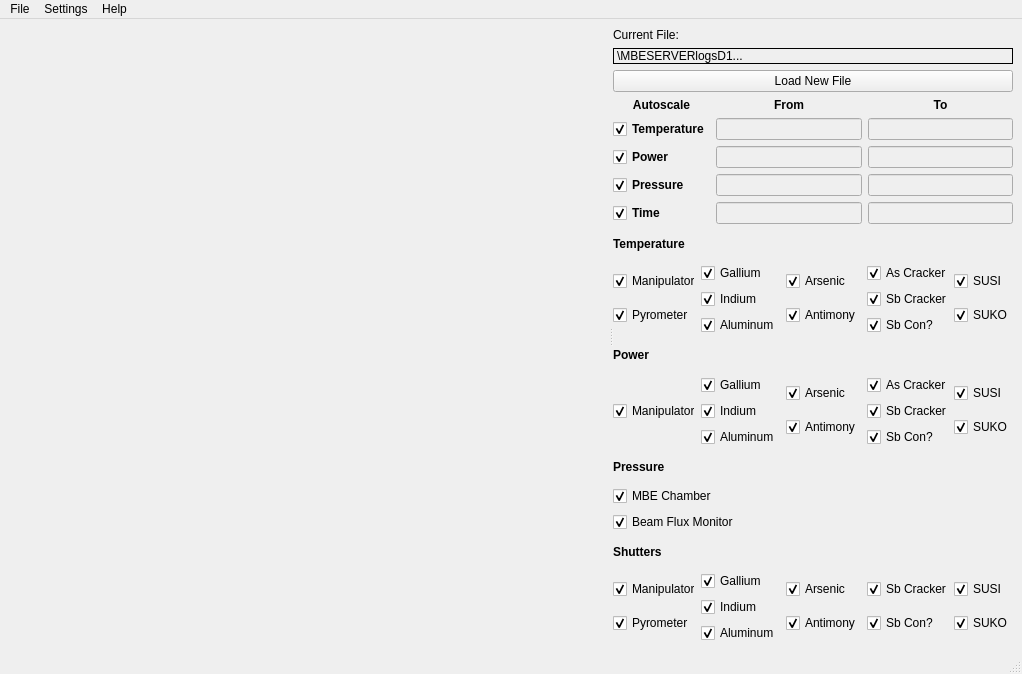
<?xml version="1.0" encoding="UTF-8"?>
<ui version="4.0">
 <class>MBELogFileViewer</class>
 <widget class="QMainWindow" name="MBELogFileViewer">
  <property name="geometry">
   <rect>
    <x>0</x>
    <y>0</y>
    <width>983</width>
    <height>674</height>
   </rect>
  </property>
  <property name="windowTitle">
   <string>Log File Viewer</string>
  </property>
  <widget class="QWidget" name="centralwidget">
   <layout class="QHBoxLayout" name="horizontalLayout">
    <item>
     <widget class="QSplitter" name="splitter">
      <property name="sizePolicy">
       <sizepolicy hsizetype="Expanding" vsizetype="Preferred">
        <horstretch>0</horstretch>
        <verstretch>0</verstretch>
       </sizepolicy>
      </property>
      <property name="minimumSize">
       <size>
        <width>0</width>
        <height>0</height>
       </size>
      </property>
      <property name="orientation">
       <enum>Qt::Horizontal</enum>
      </property>
      <widget class="QWidget" name="layoutWidget">
       <layout class="QVBoxLayout" name="verticalLayout1">
        <item>
         <widget class="MatplotlibWidget" name="mplwidget">
          <property name="sizePolicy">
           <sizepolicy hsizetype="Preferred" vsizetype="Expanding">
            <horstretch>0</horstretch>
            <verstretch>0</verstretch>
           </sizepolicy>
          </property>
          <property name="minimumSize">
           <size>
            <width>600</width>
            <height>0</height>
           </size>
          </property>
         </widget>
        </item>
       </layout>
      </widget>
      <widget class="QWidget" name="widget" native="true">
       <property name="sizePolicy">
        <sizepolicy hsizetype="Fixed" vsizetype="Preferred">
         <horstretch>0</horstretch>
         <verstretch>0</verstretch>
        </sizepolicy>
       </property>
       <property name="maximumSize">
        <size>
         <width>400</width>
         <height>16777215</height>
        </size>
       </property>
       <layout class="QVBoxLayout" name="verticalLayout_3">
        <property name="sizeConstraint">
         <enum>QLayout::SetDefaultConstraint</enum>
        </property>
        <item>
         <layout class="QVBoxLayout" name="verticalLayout_4">
          <item>
           <widget class="QLabel" name="lbCurrentFile">
            <property name="maximumSize">
             <size>
              <width>16777215</width>
              <height>16777215</height>
             </size>
            </property>
            <property name="text">
             <string>Current File:</string>
            </property>
           </widget>
          </item>
          <item>
           <widget class="QLabel" name="lbFileName">
            <property name="frameShape">
             <enum>QFrame::Box</enum>
            </property>
            <property name="text">
             <string>\MBESERVERlogsD1...</string>
            </property>
           </widget>
          </item>
          <item>
           <widget class="QPushButton" name="pbLoad">
            <property name="text">
             <string>Load New File</string>
            </property>
           </widget>
          </item>
          <item>
           <layout class="QGridLayout" name="gridLayout">
            <item row="0" column="1">
             <widget class="QLabel" name="lbFrom">
              <property name="font">
               <font>
                <weight>75</weight>
                <bold>true</bold>
               </font>
              </property>
              <property name="text">
               <string>From</string>
              </property>
              <property name="alignment">
               <set>Qt::AlignCenter</set>
              </property>
             </widget>
            </item>
            <item row="0" column="2">
             <widget class="QLabel" name="lbTo">
              <property name="font">
               <font>
                <weight>75</weight>
                <bold>true</bold>
               </font>
              </property>
              <property name="text">
               <string>To</string>
              </property>
              <property name="alignment">
               <set>Qt::AlignCenter</set>
              </property>
             </widget>
            </item>
            <item row="2" column="0">
             <widget class="QCheckBox" name="cbPower">
              <property name="font">
               <font>
                <weight>75</weight>
                <bold>true</bold>
               </font>
              </property>
              <property name="text">
               <string>Power</string>
              </property>
              <property name="checked">
               <bool>true</bool>
              </property>
             </widget>
            </item>
            <item row="1" column="0">
             <widget class="QCheckBox" name="cbTemperature">
              <property name="font">
               <font>
                <weight>75</weight>
                <bold>true</bold>
               </font>
              </property>
              <property name="text">
               <string>Temperature</string>
              </property>
              <property name="checked">
               <bool>true</bool>
              </property>
             </widget>
            </item>
            <item row="1" column="2">
             <widget class="QLineEdit" name="leTempTo">
              <property name="enabled">
               <bool>false</bool>
              </property>
              <property name="text">
               <string/>
              </property>
             </widget>
            </item>
            <item row="1" column="1">
             <widget class="QLineEdit" name="leTempFrom">
              <property name="enabled">
               <bool>false</bool>
              </property>
              <property name="text">
               <string/>
              </property>
             </widget>
            </item>
            <item row="3" column="1">
             <widget class="QLineEdit" name="lePressFrom">
              <property name="enabled">
               <bool>false</bool>
              </property>
             </widget>
            </item>
            <item row="3" column="0">
             <widget class="QCheckBox" name="cbPressure">
              <property name="font">
               <font>
                <weight>75</weight>
                <bold>true</bold>
               </font>
              </property>
              <property name="text">
               <string>Pressure</string>
              </property>
              <property name="checked">
               <bool>true</bool>
              </property>
             </widget>
            </item>
            <item row="2" column="1">
             <widget class="QLineEdit" name="lePowerFrom">
              <property name="enabled">
               <bool>false</bool>
              </property>
              <property name="text">
               <string/>
              </property>
             </widget>
            </item>
            <item row="2" column="2">
             <widget class="QLineEdit" name="lePowerTo">
              <property name="enabled">
               <bool>false</bool>
              </property>
              <property name="text">
               <string/>
              </property>
             </widget>
            </item>
            <item row="4" column="0">
             <widget class="QCheckBox" name="cbTime">
              <property name="font">
               <font>
                <weight>75</weight>
                <bold>true</bold>
               </font>
              </property>
              <property name="text">
               <string>Time</string>
              </property>
              <property name="checked">
               <bool>true</bool>
              </property>
             </widget>
            </item>
            <item row="4" column="1">
             <widget class="QLineEdit" name="leTimeFrom">
              <property name="enabled">
               <bool>false</bool>
              </property>
             </widget>
            </item>
            <item row="3" column="2">
             <widget class="QLineEdit" name="lePressTo">
              <property name="enabled">
               <bool>false</bool>
              </property>
             </widget>
            </item>
            <item row="4" column="2">
             <widget class="QLineEdit" name="leTimeTo">
              <property name="enabled">
               <bool>false</bool>
              </property>
             </widget>
            </item>
            <item row="0" column="0">
             <widget class="QLabel" name="lbAutoscale">
              <property name="font">
               <font>
                <weight>75</weight>
                <bold>true</bold>
               </font>
              </property>
              <property name="text">
               <string>Autoscale</string>
              </property>
              <property name="alignment">
               <set>Qt::AlignCenter</set>
              </property>
             </widget>
            </item>
           </layout>
          </item>
         </layout>
        </item>
        <item>
         <widget class="QLabel" name="lbTemperature">
          <property name="font">
           <font>
            <weight>75</weight>
            <bold>true</bold>
           </font>
          </property>
          <property name="text">
           <string>Temperature</string>
          </property>
         </widget>
        </item>
        <item>
         <layout class="QHBoxLayout" name="horizontalLayout_2">
          <item>
           <layout class="QVBoxLayout" name="verticalLayout_5">
            <item>
             <widget class="QCheckBox" name="cbManipTemp">
              <property name="text">
               <string>Manipulator</string>
              </property>
              <property name="checked">
               <bool>true</bool>
              </property>
             </widget>
            </item>
            <item>
             <widget class="QCheckBox" name="cbPyroTemp">
              <property name="text">
               <string>Pyrometer</string>
              </property>
              <property name="checked">
               <bool>true</bool>
              </property>
             </widget>
            </item>
           </layout>
          </item>
          <item>
           <layout class="QVBoxLayout" name="verticalLayout_2">
            <item>
             <widget class="QCheckBox" name="cbGaTemp">
              <property name="text">
               <string>Gallium</string>
              </property>
              <property name="checked">
               <bool>true</bool>
              </property>
             </widget>
            </item>
            <item>
             <widget class="QCheckBox" name="cbInTemp">
              <property name="text">
               <string>Indium</string>
              </property>
              <property name="checked">
               <bool>true</bool>
              </property>
             </widget>
            </item>
            <item>
             <widget class="QCheckBox" name="cbAlTemp">
              <property name="text">
               <string>Aluminum</string>
              </property>
              <property name="checked">
               <bool>true</bool>
              </property>
             </widget>
            </item>
           </layout>
          </item>
          <item>
           <layout class="QVBoxLayout" name="verticalLayout_6">
            <item>
             <widget class="QCheckBox" name="cbAsTemp">
              <property name="text">
               <string>Arsenic</string>
              </property>
              <property name="checked">
               <bool>true</bool>
              </property>
             </widget>
            </item>
            <item>
             <widget class="QCheckBox" name="cbSbTemp">
              <property name="text">
               <string>Antimony</string>
              </property>
              <property name="checked">
               <bool>true</bool>
              </property>
             </widget>
            </item>
           </layout>
          </item>
          <item>
           <layout class="QVBoxLayout" name="verticalLayout_7">
            <item>
             <widget class="QCheckBox" name="cbAsCrackTemp">
              <property name="text">
               <string>As Cracker</string>
              </property>
              <property name="checked">
               <bool>true</bool>
              </property>
             </widget>
            </item>
            <item>
             <widget class="QCheckBox" name="cbSbCrackTemp">
              <property name="text">
               <string>Sb Cracker</string>
              </property>
              <property name="checked">
               <bool>true</bool>
              </property>
             </widget>
            </item>
            <item>
             <widget class="QCheckBox" name="cbSbConTemp">
              <property name="text">
               <string>Sb Con?</string>
              </property>
              <property name="checked">
               <bool>true</bool>
              </property>
             </widget>
            </item>
           </layout>
          </item>
          <item>
           <layout class="QVBoxLayout" name="verticalLayout_8">
            <item>
             <widget class="QCheckBox" name="cbSUSITemp">
              <property name="text">
               <string>SUSI</string>
              </property>
              <property name="checked">
               <bool>true</bool>
              </property>
             </widget>
            </item>
            <item>
             <widget class="QCheckBox" name="cbSUKOTemp">
              <property name="text">
               <string>SUKO</string>
              </property>
              <property name="checked">
               <bool>true</bool>
              </property>
             </widget>
            </item>
           </layout>
          </item>
         </layout>
        </item>
        <item>
         <widget class="QLabel" name="lbPower">
          <property name="font">
           <font>
            <weight>75</weight>
            <bold>true</bold>
           </font>
          </property>
          <property name="text">
           <string>Power</string>
          </property>
         </widget>
        </item>
        <item>
         <layout class="QHBoxLayout" name="horizontalLayout_6">
          <item>
           <layout class="QVBoxLayout" name="verticalLayout_9">
            <item>
             <widget class="QCheckBox" name="cbManipPower">
              <property name="text">
               <string>Manipulator</string>
              </property>
              <property name="checked">
               <bool>true</bool>
              </property>
             </widget>
            </item>
           </layout>
          </item>
          <item>
           <layout class="QVBoxLayout" name="verticalLayout_10">
            <item>
             <widget class="QCheckBox" name="cbGaPower">
              <property name="text">
               <string>Gallium</string>
              </property>
              <property name="checked">
               <bool>true</bool>
              </property>
             </widget>
            </item>
            <item>
             <widget class="QCheckBox" name="cbInPower">
              <property name="text">
               <string>Indium</string>
              </property>
              <property name="checked">
               <bool>true</bool>
              </property>
             </widget>
            </item>
            <item>
             <widget class="QCheckBox" name="cbAlPower">
              <property name="text">
               <string>Aluminum</string>
              </property>
              <property name="checked">
               <bool>true</bool>
              </property>
             </widget>
            </item>
           </layout>
          </item>
          <item>
           <layout class="QVBoxLayout" name="verticalLayout_11">
            <item>
             <widget class="QCheckBox" name="cbAsPower">
              <property name="text">
               <string>Arsenic</string>
              </property>
              <property name="checked">
               <bool>true</bool>
              </property>
             </widget>
            </item>
            <item>
             <widget class="QCheckBox" name="cbSbPower">
              <property name="text">
               <string>Antimony</string>
              </property>
              <property name="checked">
               <bool>true</bool>
              </property>
             </widget>
            </item>
           </layout>
          </item>
          <item>
           <layout class="QVBoxLayout" name="verticalLayout_12">
            <item>
             <widget class="QCheckBox" name="cbAsCrackPower">
              <property name="text">
               <string>As Cracker</string>
              </property>
              <property name="checked">
               <bool>true</bool>
              </property>
             </widget>
            </item>
            <item>
             <widget class="QCheckBox" name="cbSbCrackPower">
              <property name="text">
               <string>Sb Cracker</string>
              </property>
              <property name="checked">
               <bool>true</bool>
              </property>
             </widget>
            </item>
            <item>
             <widget class="QCheckBox" name="cbSbConPower">
              <property name="text">
               <string>Sb Con?</string>
              </property>
              <property name="checked">
               <bool>true</bool>
              </property>
             </widget>
            </item>
           </layout>
          </item>
          <item>
           <layout class="QVBoxLayout" name="verticalLayout_13">
            <item>
             <widget class="QCheckBox" name="cbSUSIPower">
              <property name="text">
               <string>SUSI</string>
              </property>
              <property name="checked">
               <bool>true</bool>
              </property>
             </widget>
            </item>
            <item>
             <widget class="QCheckBox" name="cbSUKOPower">
              <property name="text">
               <string>SUKO</string>
              </property>
              <property name="checked">
               <bool>true</bool>
              </property>
             </widget>
            </item>
           </layout>
          </item>
         </layout>
        </item>
        <item>
         <widget class="QLabel" name="lbPressure">
          <property name="font">
           <font>
            <weight>75</weight>
            <bold>true</bold>
           </font>
          </property>
          <property name="text">
           <string>Pressure</string>
          </property>
         </widget>
        </item>
        <item>
         <layout class="QHBoxLayout" name="horizontalLayout_4">
          <item>
           <layout class="QVBoxLayout" name="verticalLayout_14">
            <item>
             <widget class="QCheckBox" name="cbMBEPressure">
              <property name="text">
               <string>MBE Chamber</string>
              </property>
              <property name="checked">
               <bool>true</bool>
              </property>
             </widget>
            </item>
            <item>
             <widget class="QCheckBox" name="cbBFMPressure">
              <property name="text">
               <string>Beam Flux Monitor</string>
              </property>
              <property name="checked">
               <bool>true</bool>
              </property>
             </widget>
            </item>
           </layout>
          </item>
         </layout>
        </item>
        <item>
         <widget class="QLabel" name="lbShutters">
          <property name="font">
           <font>
            <weight>75</weight>
            <bold>true</bold>
           </font>
          </property>
          <property name="text">
           <string>Shutters</string>
          </property>
         </widget>
        </item>
        <item>
         <layout class="QHBoxLayout" name="horizontalLayout_8">
          <item>
           <layout class="QVBoxLayout" name="verticalLayout_20">
            <item>
             <widget class="QCheckBox" name="cbManipShutter">
              <property name="text">
               <string>Manipulator</string>
              </property>
              <property name="checked">
               <bool>true</bool>
              </property>
             </widget>
            </item>
            <item>
             <widget class="QCheckBox" name="cbPyroShutter">
              <property name="text">
               <string>Pyrometer</string>
              </property>
              <property name="checked">
               <bool>true</bool>
              </property>
             </widget>
            </item>
           </layout>
          </item>
          <item>
           <layout class="QVBoxLayout" name="verticalLayout_21">
            <item>
             <widget class="QCheckBox" name="cbGaShutter">
              <property name="text">
               <string>Gallium</string>
              </property>
              <property name="checked">
               <bool>true</bool>
              </property>
             </widget>
            </item>
            <item>
             <widget class="QCheckBox" name="cbInShutter">
              <property name="text">
               <string>Indium</string>
              </property>
              <property name="checked">
               <bool>true</bool>
              </property>
             </widget>
            </item>
            <item>
             <widget class="QCheckBox" name="cbAlShutter">
              <property name="text">
               <string>Aluminum</string>
              </property>
              <property name="checked">
               <bool>true</bool>
              </property>
             </widget>
            </item>
           </layout>
          </item>
          <item>
           <layout class="QVBoxLayout" name="verticalLayout_22">
            <item>
             <widget class="QCheckBox" name="cbAsShutter">
              <property name="text">
               <string>Arsenic</string>
              </property>
              <property name="checked">
               <bool>true</bool>
              </property>
             </widget>
            </item>
            <item>
             <widget class="QCheckBox" name="cbSbShutter">
              <property name="text">
               <string>Antimony</string>
              </property>
              <property name="checked">
               <bool>true</bool>
              </property>
             </widget>
            </item>
           </layout>
          </item>
          <item>
           <layout class="QVBoxLayout" name="verticalLayout_23">
            <item>
             <widget class="QCheckBox" name="cbSbCrackShutter">
              <property name="text">
               <string>Sb Cracker</string>
              </property>
              <property name="checked">
               <bool>true</bool>
              </property>
             </widget>
            </item>
            <item>
             <widget class="QCheckBox" name="cbSbConShutter">
              <property name="text">
               <string>Sb Con?</string>
              </property>
              <property name="checked">
               <bool>true</bool>
              </property>
             </widget>
            </item>
           </layout>
          </item>
          <item>
           <layout class="QVBoxLayout" name="verticalLayout_24">
            <item>
             <widget class="QCheckBox" name="cbSUSIShutter">
              <property name="text">
               <string>SUSI</string>
              </property>
              <property name="checked">
               <bool>true</bool>
              </property>
             </widget>
            </item>
            <item>
             <widget class="QCheckBox" name="cbSUKOShutter">
              <property name="text">
               <string>SUKO</string>
              </property>
              <property name="checked">
               <bool>true</bool>
              </property>
             </widget>
            </item>
           </layout>
          </item>
         </layout>
        </item>
       </layout>
      </widget>
     </widget>
    </item>
   </layout>
  </widget>
  <widget class="QMenuBar" name="menubar">
   <property name="geometry">
    <rect>
     <x>0</x>
     <y>0</y>
     <width>983</width>
     <height>21</height>
    </rect>
   </property>
   <widget class="QMenu" name="menuFile">
    <property name="title">
     <string>File</string>
    </property>
    <addaction name="actionLoad"/>
    <addaction name="actionClose"/>
   </widget>
   <widget class="QMenu" name="menuSettings">
    <property name="title">
     <string>Settings</string>
    </property>
   </widget>
   <widget class="QMenu" name="menuHelp">
    <property name="title">
     <string>Help</string>
    </property>
    <addaction name="actionAbout"/>
   </widget>
   <addaction name="menuFile"/>
   <addaction name="menuSettings"/>
   <addaction name="menuHelp"/>
  </widget>
  <widget class="QStatusBar" name="statusbar"/>
  <action name="actionLoad">
   <property name="text">
    <string>Load</string>
   </property>
   <property name="shortcut">
    <string>Ctrl+N</string>
   </property>
  </action>
  <action name="actionClose">
   <property name="text">
    <string>Close</string>
   </property>
   <property name="shortcut">
    <string>Ctrl+X</string>
   </property>
  </action>
  <action name="actionAbout">
   <property name="text">
    <string>About</string>
   </property>
   <property name="shortcut">
    <string>Ctrl+A</string>
   </property>
  </action>
 </widget>
 <customwidgets>
  <customwidget>
   <class>MatplotlibWidget</class>
   <extends>QWidget</extends>
   <header>matplotlibwidget</header>
  </customwidget>
 </customwidgets>
 <tabstops>
  <tabstop>pbLoad</tabstop>
  <tabstop>cbTemperature</tabstop>
  <tabstop>cbPower</tabstop>
  <tabstop>cbPressure</tabstop>
  <tabstop>cbTime</tabstop>
  <tabstop>cbManipTemp</tabstop>
  <tabstop>cbPyroTemp</tabstop>
  <tabstop>cbGaTemp</tabstop>
  <tabstop>cbInTemp</tabstop>
  <tabstop>cbAsCrackTemp</tabstop>
  <tabstop>cbSbConTemp</tabstop>
  <tabstop>cbSbCrackTemp</tabstop>
  <tabstop>cbSbTemp</tabstop>
  <tabstop>cbSUSITemp</tabstop>
  <tabstop>cbSUKOTemp</tabstop>
  <tabstop>cbManipPower</tabstop>
  <tabstop>cbGaPower</tabstop>
  <tabstop>cbInPower</tabstop>
  <tabstop>cbAlPower</tabstop>
  <tabstop>cbAlTemp</tabstop>
  <tabstop>cbAsPower</tabstop>
  <tabstop>cbSbPower</tabstop>
  <tabstop>cbAsCrackPower</tabstop>
  <tabstop>cbSbCrackPower</tabstop>
  <tabstop>cbSbConPower</tabstop>
  <tabstop>cbSUSIPower</tabstop>
  <tabstop>cbSUKOPower</tabstop>
  <tabstop>cbMBEPressure</tabstop>
  <tabstop>cbBFMPressure</tabstop>
  <tabstop>cbManipShutter</tabstop>
  <tabstop>cbPyroShutter</tabstop>
  <tabstop>cbGaShutter</tabstop>
  <tabstop>cbInShutter</tabstop>
  <tabstop>cbAlShutter</tabstop>
  <tabstop>cbAsShutter</tabstop>
  <tabstop>cbSbShutter</tabstop>
  <tabstop>cbSbCrackShutter</tabstop>
  <tabstop>cbSbConShutter</tabstop>
  <tabstop>cbSUSIShutter</tabstop>
  <tabstop>cbSUKOShutter</tabstop>
  <tabstop>leTempTo</tabstop>
  <tabstop>lePowerFrom</tabstop>
  <tabstop>lePressTo</tabstop>
  <tabstop>leTempFrom</tabstop>
  <tabstop>leTimeFrom</tabstop>
  <tabstop>lePowerTo</tabstop>
  <tabstop>leTimeTo</tabstop>
  <tabstop>lePressFrom</tabstop>
  <tabstop>cbAsTemp</tabstop>
 </tabstops>
 <resources/>
 <connections>
  <connection>
   <sender>actionClose</sender>
   <signal>triggered()</signal>
   <receiver>MBELogFileViewer</receiver>
   <slot>close()</slot>
   <hints>
    <hint type="sourcelabel">
     <x>-1</x>
     <y>-1</y>
    </hint>
    <hint type="destinationlabel">
     <x>557</x>
     <y>327</y>
    </hint>
   </hints>
  </connection>
  <connection>
   <sender>cbTemperature</sender>
   <signal>toggled(bool)</signal>
   <receiver>leTempFrom</receiver>
   <slot>setDisabled(bool)</slot>
   <hints>
    <hint type="sourcelabel">
     <x>630</x>
     <y>128</y>
    </hint>
    <hint type="destinationlabel">
     <x>740</x>
     <y>130</y>
    </hint>
   </hints>
  </connection>
  <connection>
   <sender>cbTemperature</sender>
   <signal>toggled(bool)</signal>
   <receiver>leTempTo</receiver>
   <slot>setDisabled(bool)</slot>
   <hints>
    <hint type="sourcelabel">
     <x>677</x>
     <y>129</y>
    </hint>
    <hint type="destinationlabel">
     <x>859</x>
     <y>125</y>
    </hint>
   </hints>
  </connection>
  <connection>
   <sender>cbPower</sender>
   <signal>toggled(bool)</signal>
   <receiver>lePowerFrom</receiver>
   <slot>setDisabled(bool)</slot>
   <hints>
    <hint type="sourcelabel">
     <x>640</x>
     <y>159</y>
    </hint>
    <hint type="destinationlabel">
     <x>731</x>
     <y>161</y>
    </hint>
   </hints>
  </connection>
  <connection>
   <sender>cbPower</sender>
   <signal>toggled(bool)</signal>
   <receiver>lePowerTo</receiver>
   <slot>setDisabled(bool)</slot>
   <hints>
    <hint type="sourcelabel">
     <x>636</x>
     <y>156</y>
    </hint>
    <hint type="destinationlabel">
     <x>873</x>
     <y>157</y>
    </hint>
   </hints>
  </connection>
  <connection>
   <sender>cbPressure</sender>
   <signal>toggled(bool)</signal>
   <receiver>lePressFrom</receiver>
   <slot>setDisabled(bool)</slot>
   <hints>
    <hint type="sourcelabel">
     <x>640</x>
     <y>182</y>
    </hint>
    <hint type="destinationlabel">
     <x>754</x>
     <y>190</y>
    </hint>
   </hints>
  </connection>
  <connection>
   <sender>cbPressure</sender>
   <signal>toggled(bool)</signal>
   <receiver>lePressTo</receiver>
   <slot>setDisabled(bool)</slot>
   <hints>
    <hint type="sourcelabel">
     <x>676</x>
     <y>182</y>
    </hint>
    <hint type="destinationlabel">
     <x>843</x>
     <y>188</y>
    </hint>
   </hints>
  </connection>
  <connection>
   <sender>cbTime</sender>
   <signal>toggled(bool)</signal>
   <receiver>leTimeFrom</receiver>
   <slot>setDisabled(bool)</slot>
   <hints>
    <hint type="sourcelabel">
     <x>648</x>
     <y>209</y>
    </hint>
    <hint type="destinationlabel">
     <x>735</x>
     <y>209</y>
    </hint>
   </hints>
  </connection>
  <connection>
   <sender>cbTime</sender>
   <signal>toggled(bool)</signal>
   <receiver>leTimeTo</receiver>
   <slot>setDisabled(bool)</slot>
   <hints>
    <hint type="sourcelabel">
     <x>617</x>
     <y>212</y>
    </hint>
    <hint type="destinationlabel">
     <x>862</x>
     <y>211</y>
    </hint>
   </hints>
  </connection>
 </connections>
</ui>
